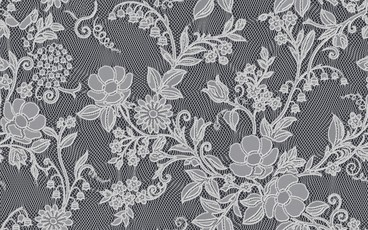
#> input picture LaceClock/Resources/thumb_lilyOfTheValley.jpg, 368 x 230 px
$ python make_background.py ../../LaceClock/Resources/thumb_lilyOfTheValley.jpg ../../LaceClock/Resources/thumb_peony.jpg
#> lines starting #> are read from the running program, lines starting #| are printed output that depends on the picture; after the words box and inside, x2 and y2 are one past the last pixel; in counts of white or black regions, pixels touching at a corner belong together
#!/usr/bin/env python3
"""The DMG window background: black with the mint lace clearly visible, and a plump rounded arrow from the app to
Applications drawn as a piece of glass (the lace behind it blurred and lifted, a bright rim, a soft shadow).
usage: make_background.py lace_rose.png out_dir   (writes background.png and background@2x.png, 660×440 pt)"""
import sys
import numpy as np
from PIL import Image, ImageDraw, ImageFilter, ImageFont, ImageChops

W, H = 660, 440
MINT = (0x7C, 0xD8, 0xC4)


def lace_field(path, w, h):
    """Mint ground with white lace over it — the app icon's colours, bright and clear."""
#> called with w = 660, h = 440
    la = np.asarray(Image.open(path).convert("LA")).astype(np.float32) / 255
    lum, al = la[..., 0], la[..., 1]
#> al: shape (230, 368) float32; every value is 1
    x = np.clip((al - 0.25) / 0.25, 0, 1); a = x * x * (3 - 2 * x)   # solid threads, as on screen
    sh = lum + (1 - lum) * 0.6
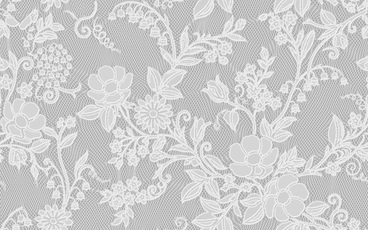
#> sh: shape (230, 368) float32; min 0.617, max 0.984, mean 0.811
    a = Image.fromarray((a * 255).astype(np.uint8)).crop((0, 0, 2400, 1600)).resize((w, h), Image.LANCZOS)
    sh = Image.fromarray((sh * 255).astype(np.uint8)).crop((0, 0, 2400, 1600)).resize((w, h), Image.LANCZOS)
#> sh: PIL image 660x440 L
    ground = Image.new("RGB", (w, h), (0x8F, 0xDE, 0xCC))
    white = Image.merge("RGB", [sh, sh, sh])
    return Image.composite(white, ground, a.point(lambda v: int(v * 0.78)))

def arrow_mask(w, h, s, cy):
    """A fat rounded arrow: capsule shaft + soft triangular head, corners rounded by blur-and-threshold."""
#> called with w = 660, h = 440, s = 1, cy = 190
    k = 4
    m = Image.new("L", (w * k, h * k), 0)
#> m: PIL image 2640x1760 L; every value is 0
    d = ImageDraw.Draw(m)
    y = cy * k
    x0, x1 = 262 * s * k, 360 * s * k          # shaft
    t = 11 * s * k                              # shaft half-thickness
    d.rounded_rectangle([x0, y - t, x1, y + t], radius=t, fill=255)
    hx0, hx1, hh = 340 * s * k, 400 * s * k, 36 * s * k
    d.polygon([(hx0, y - hh), (hx1, y), (hx0, y + hh)], fill=255)
    m = m.filter(ImageFilter.GaussianBlur(4 * s * k)).point(lambda v: 255 if v > 110 else 0)   # round every corner
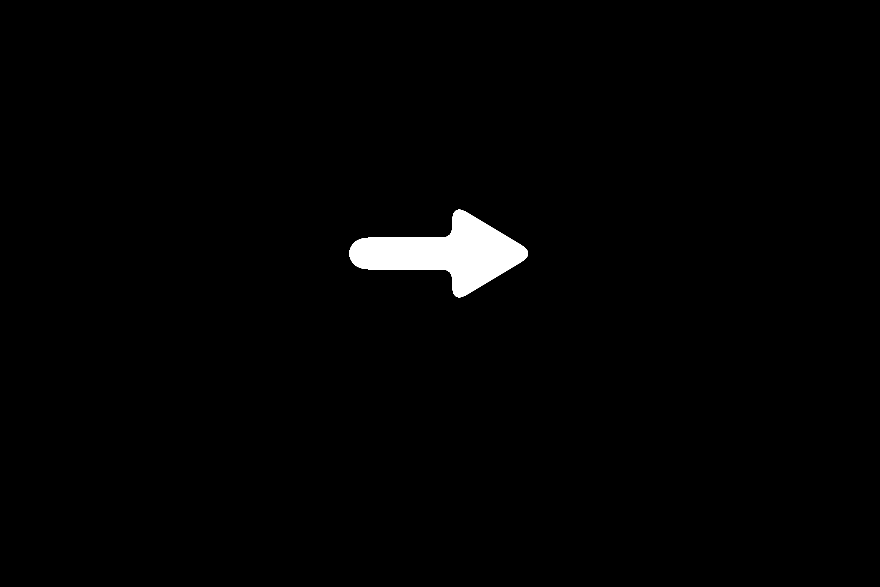
#> m: PIL image 2640x1760 L (shown at 1/3 size); 1.4% white; 1 white region, box (x1, y1, x2, y2) and area: (1048, 629, 1584, 892) 64650
    return m.resize((w, h), Image.LANCZOS)
#> returned value: PIL image 660x440 L


def make(scale, lace_path):
    w, h = W * scale, H * scale
    bg = lace_field(lace_path, w, h)
    cy = 190 * scale
    mask = arrow_mask(w, h, scale, cy)
    # shadow
    sh = mask.filter(ImageFilter.GaussianBlur(6 * scale))
    sh = ImageChops.offset(sh, 0, 3 * scale)
    bg = Image.composite(Image.new("RGB", (w, h), (0, 0, 0)), bg, sh.point(lambda v: int(v * 0.55)))
    # glass body: what is behind, blurred and lifted, faintly mint
    body = bg.filter(ImageFilter.GaussianBlur(3 * scale))
    body = Image.blend(body, Image.new("RGB", (w, h), (225, 250, 244)), 0.26)
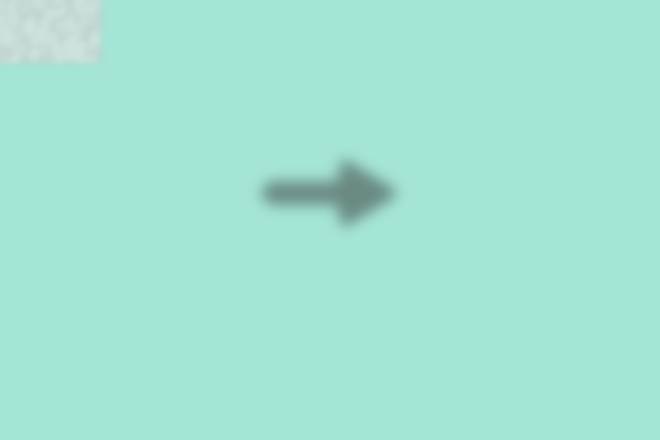
#> body: PIL image 660x440 RGB; mean R, G, B 164, 227.5, 212.9
    # top highlight: brighter toward the top edge of the shape
    yy = np.linspace(0, 1, h)[:, None].repeat(w, 1)
    m = np.asarray(mask).astype(np.float32) / 255
#> m: shape (440, 660) float32
    top = np.clip(1 - (yy * h - (cy - 34 * scale)) / (40 * scale), 0, 1) * 0.35
    b = np.asarray(body).astype(np.float32) / 255
    b = np.clip(b + top[..., None], 0, 1)
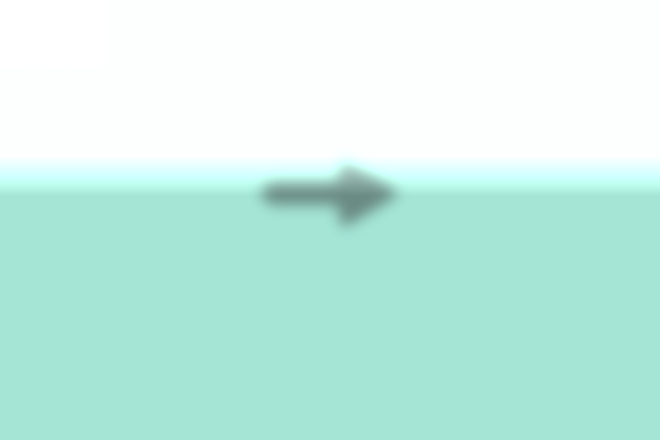
#> b: shape (440, 660, 3) float64; mean R, G, B 0.78, 0.938, 0.903
    body = Image.fromarray((b * 255).astype(np.uint8))
    bg = Image.composite(body, bg, mask)
    # rim: a thin bright edge just inside the outline
    inner = mask.filter(ImageFilter.MinFilter(3 if scale == 1 else 5))
    rim = ImageChops.subtract(mask, inner)
    bg = Image.composite(Image.new("RGB", (w, h), (255, 255, 255)), bg, rim.point(lambda v: int(v * 0.75)))
    d = ImageDraw.Draw(bg)
    try:
        f = ImageFont.truetype("/System/Library/Fonts/SFNS.ttf", 13 * scale)
    except OSError:
        f = ImageFont.load_default()
    t = "Drag into Applications"
    tw = d.textlength(t, font=f)
#> tw = 144.1
    d.text(((w - tw) / 2, 300 * scale), t, font=f, fill=(225, 225, 225))
    return bg


if __name__ == "__main__":
    lace, out = sys.argv[1], sys.argv[2].rstrip("/")
    make(1, lace).save(out + "/background.png")
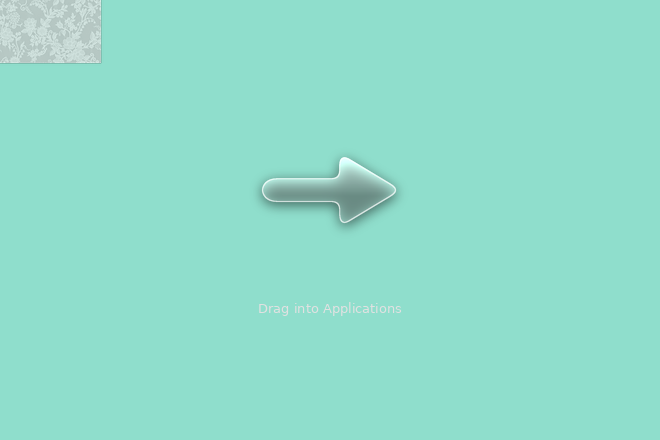
#> saved as background.png: PIL image 660x440 RGB; mean R, G, B 144, 220.8, 203.3
    make(2, lace).save(out + "/background@2x.png")
#> call 2 of make, with scale = 2
#> in make (call 2), `w, h = W * scale, H * scale`: w = 1320; h = 880
#> in arrow_mask (call 2), `m = Image.new("L", (w * k, h * k), 0)`: m: PIL image 5280x3520 L; every value is 0
#> in arrow_mask (call 2), `m = m.filter(ImageFilter.GaussianBlur(4 * s * k)).point(lambda v: 255 ..`: m: PIL image 5280x3520 L; 1.4% white; 1 white region, box (x1, y1, x2, y2) and area: (2096, 1258, 3167, 1783) 257367
#> in make (call 2), `yy = np.linspace(0, 1, h)[:, None].repeat(w, 1)`:
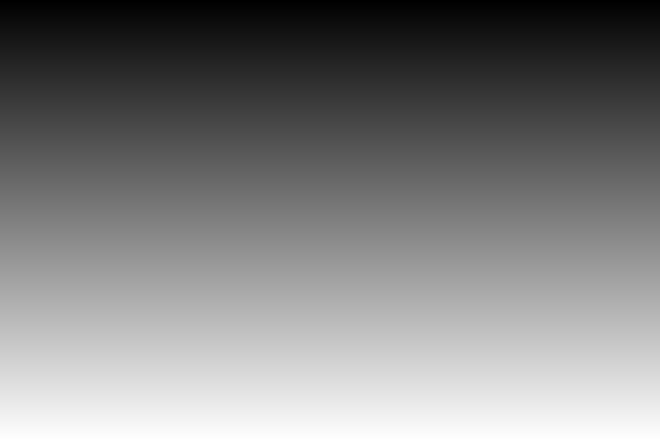
#> yy: shape (880, 1320) float64 (shown at 1/2 size); min 0, max 1, mean 0.5
#> in make (call 2), `top = np.clip(1 - (yy * h - (cy - 34 * scale)) / (40 * scale), 0, 1) *..`:
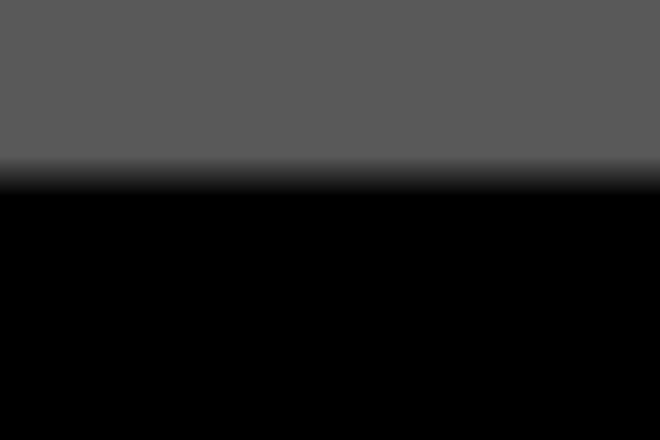
#> top: shape (880, 1320) float64 (shown at 1/2 size); min 0, max 0.35, mean 0.14
#> in make (call 2), `tw = d.textlength(t, font=f)`: tw = 288.3

$ run again, on LaceClock/Resources/thumb_rose.jpg
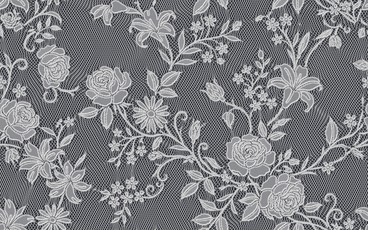
#> input picture LaceClock/Resources/thumb_rose.jpg, 368 x 230 px
#> al: shape (230, 368) float32; every value is 1
#> in lace_field, `sh = lum + (1 - lum) * 0.6`:
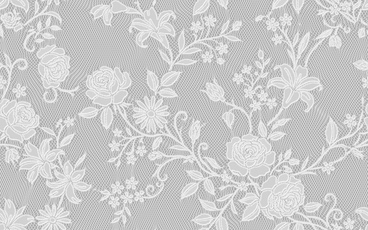
#> sh: shape (230, 368) float32; min 0.614, max 0.986, mean 0.801
#> tw = 144.1
#> a: PIL image 1320x880 L
#> ground: PIL image 1320x880 RGB
#> white: PIL image 1320x880 RGB
#> inner: PIL image 1320x880 L
#> rim: PIL image 1320x880 L

$ run again, on LaceClock/Resources/thumb_wisteria.jpg
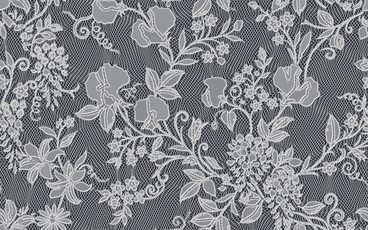
#> input picture LaceClock/Resources/thumb_wisteria.jpg, 368 x 230 px
#> al: shape (230, 368) float32; every value is 1
#> in lace_field, `sh = lum + (1 - lum) * 0.6`:
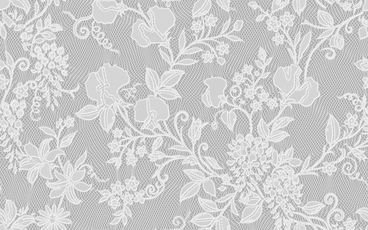
#> sh: shape (230, 368) float32; min 0.609, max 0.984, mean 0.808
#> tw = 144.1
#> a: PIL image 1320x880 L
#> ground: PIL image 1320x880 RGB
#> white: PIL image 1320x880 RGB
#> inner: PIL image 1320x880 L
#> rim: PIL image 1320x880 L
